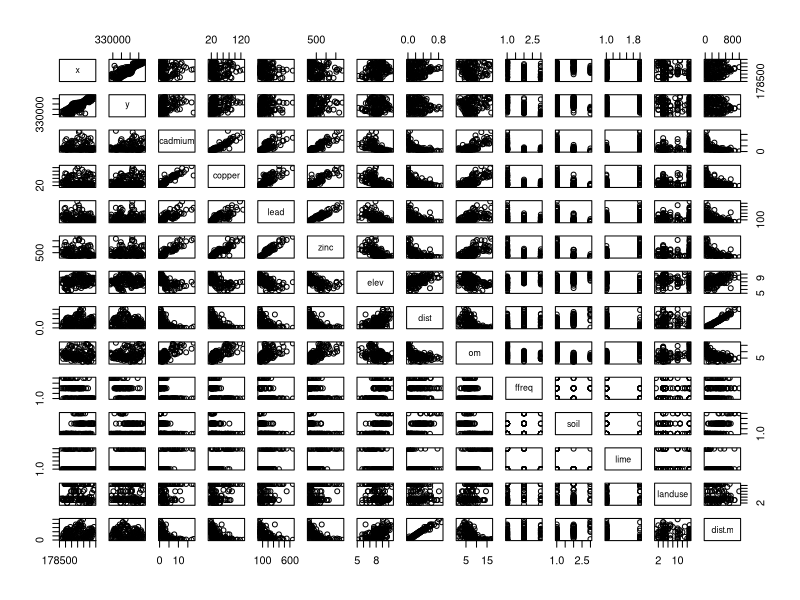
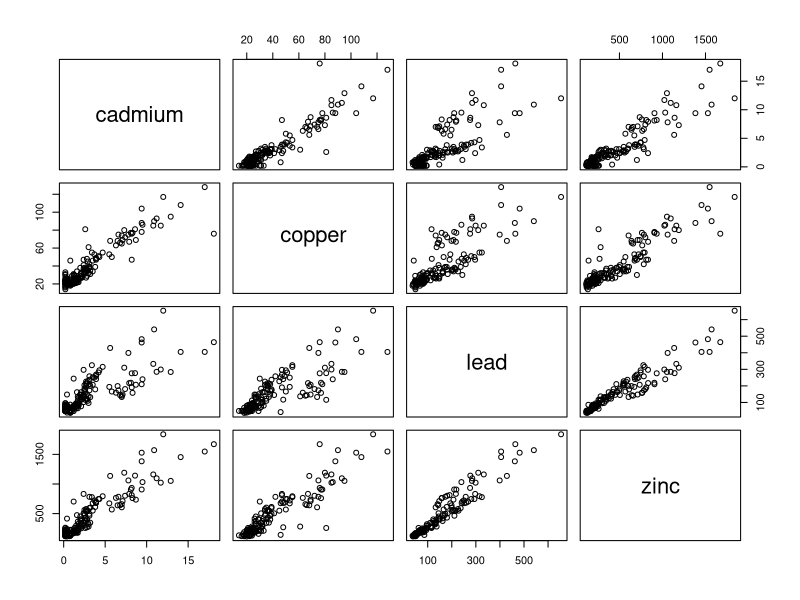
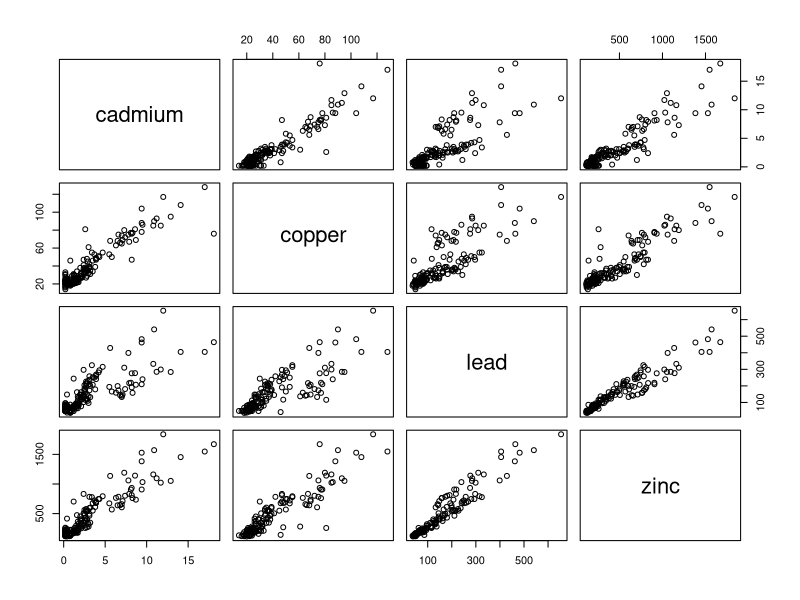
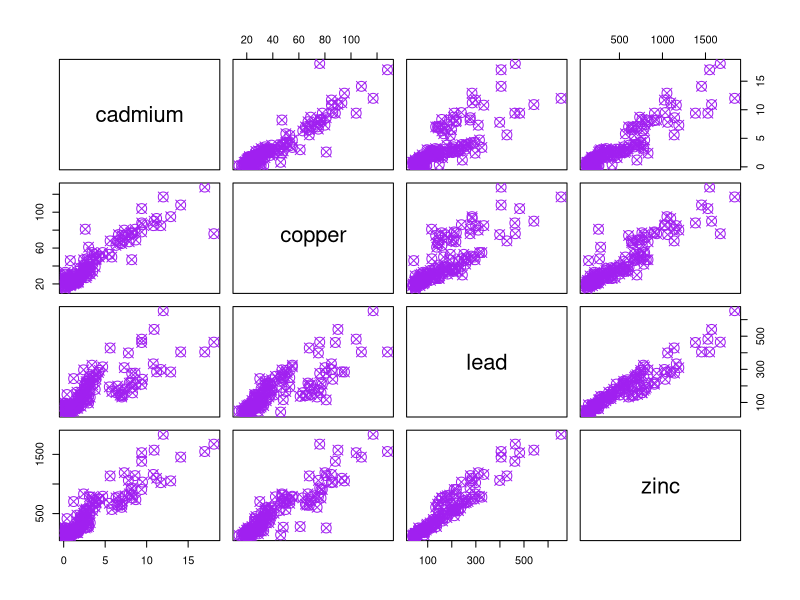
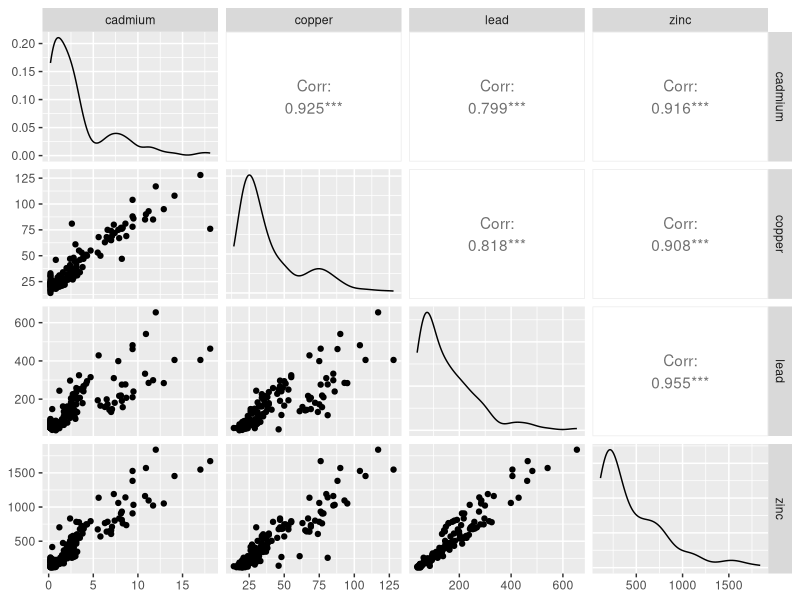

The R source for these figures, in order:
### Multi panel in R: the second lecture of Monitoring ecosystem 

install.packages("sp")
install.packages("GGally") #The R package 'ggplot2' is a plotting system based on the grammar of graphics. 'GGally' extends 'ggplot2' by adding several functions to reduce the complexity of combining geometric objects with transformed data. Some of these functions include a pairwise plot matrix, a two group pairwise plot matrix, a parallel coordinates plot, a survival plot, and several functions to plot networks.
#Ggally is used for the function ggpairs()

library(sp) # require(sp) will also do the job
library(GGally)

data(meuse) 
attach(meuse)

# Exercise: see the name of the variables and plot cadmium versus zinc
# There are two ways to see the names of the variables:
names(meuse)
head(meuse) 

# exercise: make all the possible pairwise plots of the dataset
#plot(x,cadmium)
#plot(x,zinc)
#plot...
#plot is not a good idea!
pairs(meuse)

#in case you receive the error ''the size is too large" reshape with the mouse graph 

#group the variables to see them better: 
pairs(~cadmium+copper+lead+zinc,data=meuse)

#we can obtain the same result in this way: 
pairs(meuse[,3:6])

# Exercise: prettify this graph
pairs(meuse[,3:6],col="purple",cex=2,pch=13)

#GGally package will prettify the graph
ggpairs(meuse[,3:6])
